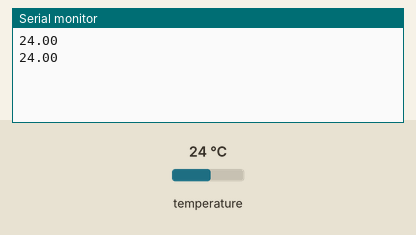
This sketch was run on a simulated Arduino Uno, built with avr-gcc and run on an emulated ATmega328P. On the bench: the last lines printed to the serial monitor. Inputs (shaded band) come from the test bench; at power-on: temperature 24 °C.

Above: at 3.0 s.
3.1 s: temperature set to 12 °C
At 4.5 s:
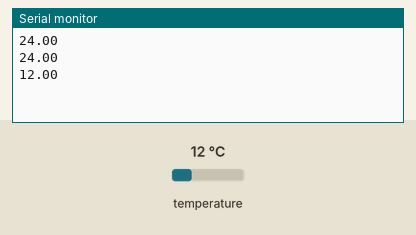
5.2 s: temperature set to 19 °C
At 6.3 s:
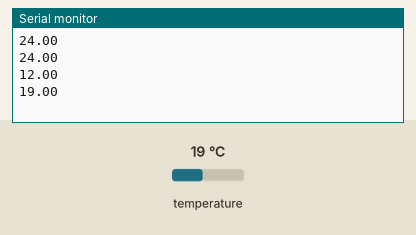
Timing chart, 0 to 8.2 s (numbered marks = the images above; inputs shaded):
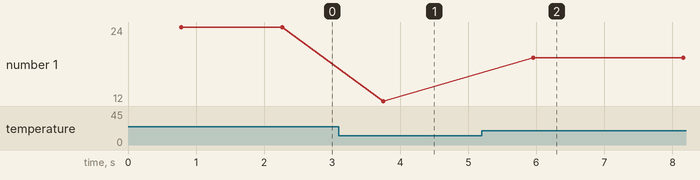

The sketch:

xponixbasic.ino
```cpp
#include <OneWire.h>
#include <DallasTemperature.h>

int sensorPin = 2;
OneWire oneWire(sensorPin);
DallasTemperature sensors(&oneWire);

int pumpPin = 12;
// unsigned long intervalTime = 14400000; // 4 h
unsigned long intervalTime = 1440; // 1.44 sec
// unsigned long pumpingTime = 1200000; // 20 min
unsigned long pumpingTime = 120; // 0.12 sec
unsigned long breakTime = intervalTime - pumpingTime;

float temp; // celsius

void setup()
{
    Serial.begin(9600);
    sensors.begin();
}

void loop()
{
    sensors.requestTemperatures();
    temp = sensors.getTempCByIndex(0);
    Serial.println(temp);

    if (temp > 25) {
        intervalTime = 360;
    } else if (temp > 20) {
        intervalTime = 720;
    } else {
        intervalTime = 1440;
    }

    breakTime = intervalTime - pumpingTime;

    digitalWrite(pumpPin, HIGH);
    delay(pumpingTime);
    digitalWrite(pumpPin, LOW);
    delay(breakTime);
}
```

Measured:
- after the input at 3.1 s, the serial monitor: prints a new line after 0.65 s (image 1)
- after the input at 5.2 s, the serial monitor: prints a new line after 0.75 s (image 2)
- plotted number 1: 24 → 12 after the input at 3.1 s, 12 → 19 after the input at 5.2 s
